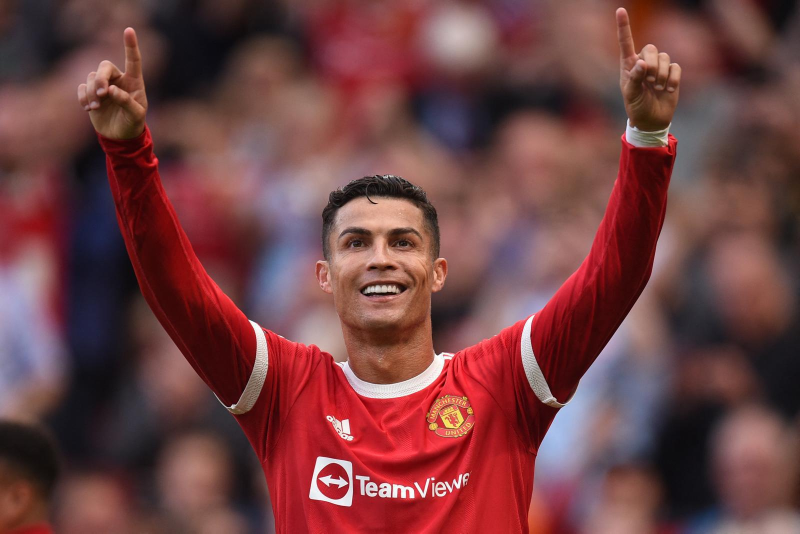
#> input picture output.jpg, 1600 x 1067 px (shown at 1/2 size)
$ python 12.py
#> lines starting #> are read from the running program, lines starting #| are printed output that depends on the picture
### Lab03_Gray_AlphaBeta_Adjustedment.py ###
import cv2 as cv
import numpy as np
import sys
from matplotlib import pyplot as plt
# Global Variable
beta_brightness_value = 100
alpha_contrast_value = 10
source_img = np.zeros((10,10,3), dtype=np.uint8)
adjusted_img = np.zeros((10,10,3), dtype=np.uint8)
hist_img = np.zeros((10,10,3), dtype=np.uint8)

def handler_adjustAlphaBata(x):
    global beta_brightness_value,alpha_contrast_value
    global source_img,adjusted_img,hist_img
    beta_brightness_value = cv.getTrackbarPos('beta','BrightnessContrast')
    alpha_contrast_value = cv.getTrackbarPos('alpha','BrightnessContrast')
    alpha = alpha_contrast_value / 10
    beta = int(beta_brightness_value - 100)
    print(f"alpha={alpha} / beta={beta}")

    ## loop access each pixel -> too slow
    ''' for y in range(source_img.shape[0]):
        for x in range(source_img.shape[1]):
            adjusted_img[y,x] = np.clip( alpha * source_img[y,x] + beta , 0, 255)
    '''
    # for better performance, pls use -> dst = cv.convertScaleAbs(src1, alpha, beta)
    adjusted_img = cv.convertScaleAbs(source_img, alpha=alpha, beta=beta)

    # Update histogram
    bgr_planes = cv.split(adjusted_img)
    histSize = 256
    histRange = (0, 256) # the upper boundary is exclusive
    accumulate = False
    gray_hist = cv.calcHist(adjusted_img, [0], None, [histSize], histRange, accumulate=accumulate)
    hist_w = 512
    hist_h = 400
    bin_w = int(round( hist_w/histSize ))
    hist_img = np.zeros((hist_h, hist_w, 3), dtype=np.uint8)
    cv.normalize(gray_hist, gray_hist, alpha=0, beta=hist_h, norm_type=cv.NORM_MINMAX)
    for i in range(1, histSize):
        cv.line(hist_img, ( bin_w*(i-1), hist_h - int(gray_hist[i-1]) ),
                ( bin_w*(i), hist_h - int(gray_hist[i]) ),
                ( 255, 255, 255), thickness=2)


def main():
    global beta_brightness_value,alpha_contrast_value
    global source_img,adjusted_img,hist_img

    if(len(sys.argv)>=2):
        source_img = cv.imread(str(sys.argv[1]))
    else :
        source_img = cv.imread("output.jpg", 1)
#> source_img is the input picture: shape (1067, 1600, 3); mean B, G, R 66.9, 65.2, 113.5

    source_img = cv.cvtColor(source_img,cv.COLOR_BGR2GRAY) # convert to GrayScale
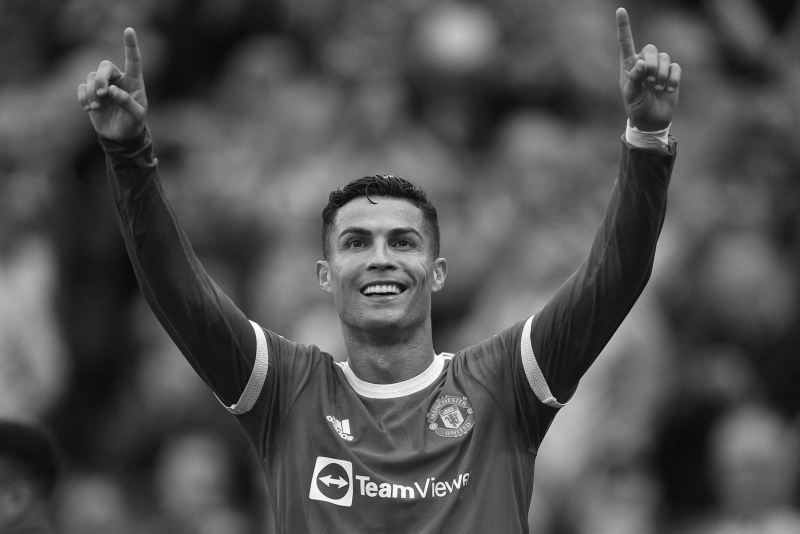
#> source_img: shape (1067, 1600) (shown at 1/2 size); min 1, max 255, mean 79.8

    #named windows
    cv.namedWindow("Original", cv.WINDOW_NORMAL)
    cv.namedWindow("BrightnessContrast", cv.WINDOW_NORMAL)
    cv.namedWindow("Histogram", cv.WINDOW_NORMAL)

    #create trackbar
    cv.createTrackbar('beta', 'BrightnessContrast', beta_brightness_value, 200, handler_adjustAlphaBata)
    cv.createTrackbar('alpha', 'BrightnessContrast', alpha_contrast_value, 50, handler_adjustAlphaBata)

    adjusted_img  = source_img.copy()

    while(True):
        cv.imshow("Original",source_img)
        cv.imshow("BrightnessContrast",adjusted_img)
        cv.imshow("Histogram",hist_img)
        key = cv.waitKey(100)
#> (key Esc is pressed here)
        if(key==27): #ESC = Exit Program
            break

    cv.destroyAllWindows()

if __name__ == "__main__":
    main()
